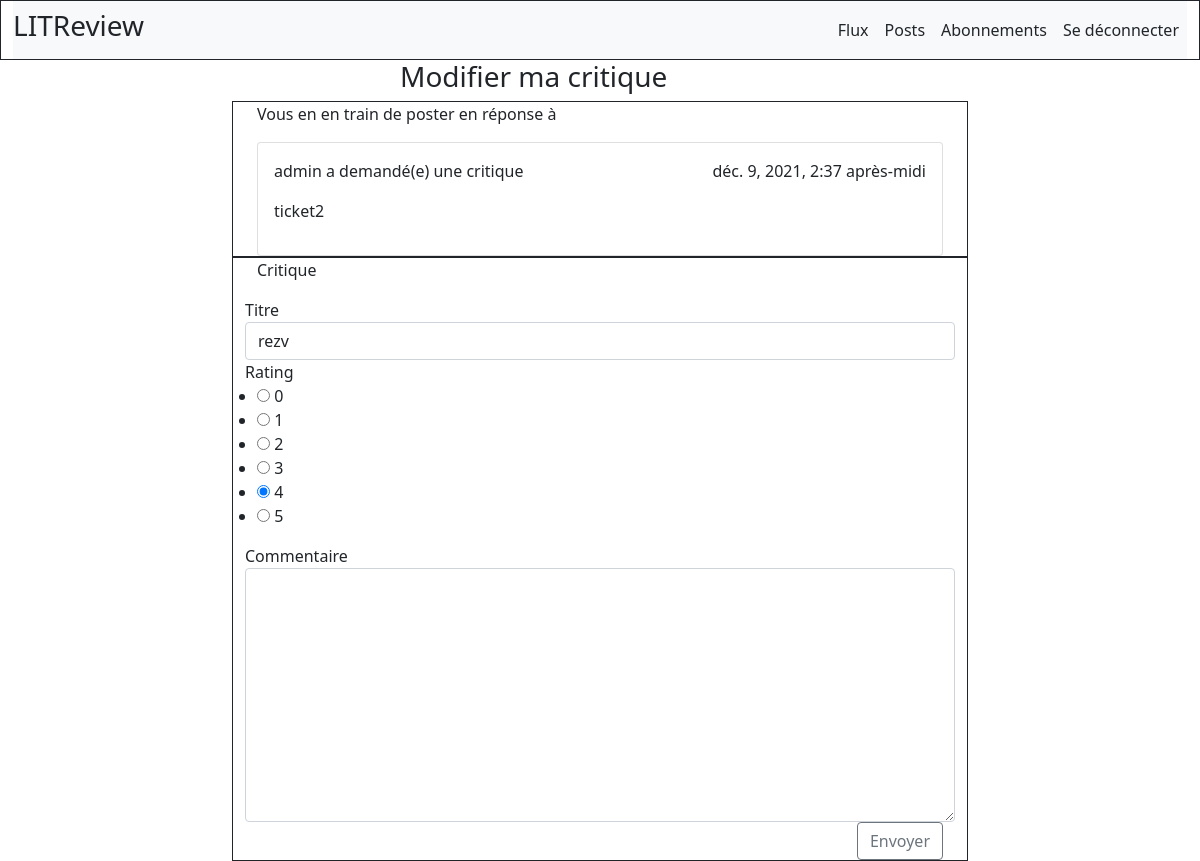
/review/1/ (signed in), run on an earlier commit of the app's database.
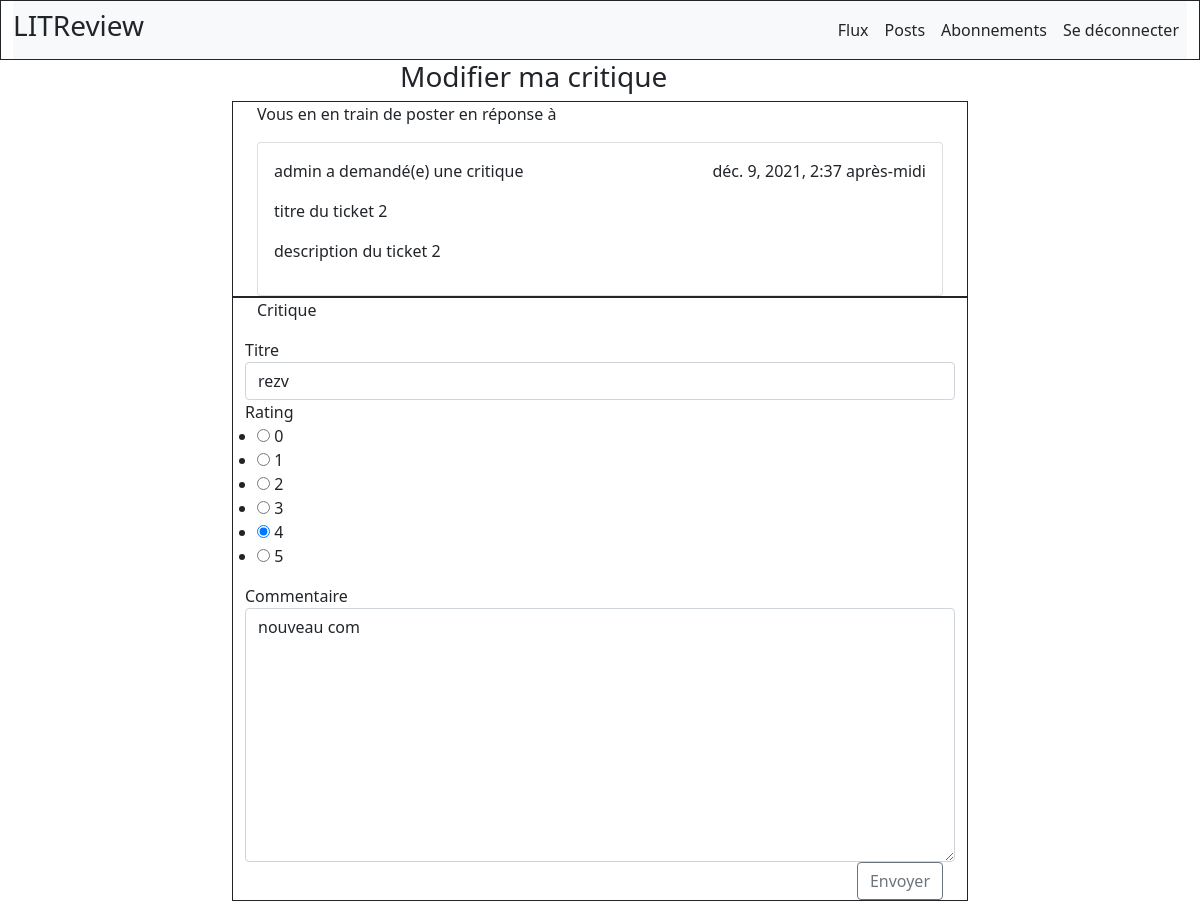
And on a later commit of the database.
### content/models.py (models this page shows, shortened)
class Ticket(models.Model):
    title = models.CharField(max_length=128)
    description = models.TextField(max_length=2048, blank=True)
    user = models.ForeignKey(
        to=settings.AUTH_USER_MODEL, on_delete=models.CASCADE)
    time_created = models.DateTimeField(auto_now_add=True)

class Review(models.Model):
    ticket = models.ForeignKey(to=Ticket, on_delete=models.CASCADE)
    rating = models.PositiveSmallIntegerField(
        choices=[(i, i) for i in range(0, 6)],
        validators=[MinValueValidator(0), MaxValueValidator(5)])
    headline = models.CharField(max_length=128)
    body = models.CharField(max_length=8192, blank=True)
    user = models.ForeignKey(
        to=settings.AUTH_USER_MODEL, on_delete=models.CASCADE)
    time_created = models.DateTimeField(auto_now_add=True)

### accounts/models.py (models this page shows)
class User(AbstractUser):
	class Meta:
		abstract=False

### content/views.py (the view)
# urls.py: path('review/<int:review_id>/', views.review_update, name='review_update'),
@login_required
def review_update(request, review_id):
	review = Review.objects.get(id=review_id)
	ticket = Ticket.objects.get(id=review.ticket_id)
	if request.method == 'POST':
		form = ReviewForm(request.POST, instance=review)
		if form.is_valid():
			form.save()
			return redirect('content:posts')
	else:
		form = ReviewForm(instance=review)
	context = {
		'ticket': ticket,
		'form': form,
	}
	return render(request, "content/review_update.html", context)

### content/forms.py
class ReviewForm(forms.ModelForm):
	headline = forms.CharField(label='Titre', widget=forms.TextInput(attrs={'class': 'form-control', }))
	rating = forms.ChoiceField(choices=[(i, i) for i in range(0, 6)], widget=forms.RadioSelect())
	body = forms.CharField(label='Commentaire', widget=forms.Textarea(attrs={'class': 'form-control', }), required=False)
	class Meta:
		model = Review
		fields = ['headline', 'rating', 'body']

### content/Templates/content/review_update.html (shortened to what this page needs)
{% extends 'base.html' %}
{% block content_box_3 %}
<div class="box_3">
     <div class="container">
         <div class="row">
             <div class="col-md-8 mx-auto">
                <form method="post", action="">
                   <h3 class="mx-auto" style="width: 400px;">
                       Modifier ma critique
                   </h3>
                    <div class="container border border-dark">
                        <p>Vous en en train de poster en réponse à</p>
                         <div class="card">
              <div class="card-body">
                <p class="card-text">{{ ticket.user }} a demandé(e) une critique <span style="float:right;">{{ ticket.time_created }}</span></p>
                <p class="card-text">{{ ticket.title }}</p>
                <p class="card-text">{{ ticket.description }}</p>
              </div>
            </div>
                    </div>
                    <div class="container border border-dark">
                        <p>Critique</p>
                        <div class="row">
                            {{ form.headline.label }}
                            {{ form.headline }}
                            {{ form.rating.label }}
                            {{ form.rating }}
                            {{ form.body.label }}
                            {{ form.body }}
                        </div>
                        <div class="d-grid gap-2 d-md-flex justify-content-md-end">
                            <input type="submit" class="btn btn-outline-secondary" value="Envoyer">
                        </div>
                    </div>
                </form>
             </div>
         </div>
     </div>
</div>
{% endblock content_box_3 %}

What changed in the data, as far as the page shows it:
changed Ticket "admin": title "ticket2" → "titre du ticket 2"; description (not shown) → "description du ticket 2"
changed Review "rezv": body (not shown) → "nouveau com"
